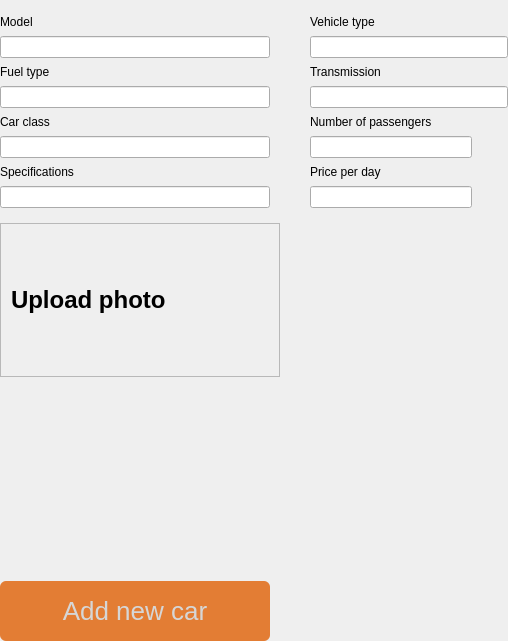
                     <widget class="QWidget" name="scrollAreaWidgetContents_5">
                      <property name="geometry">
                       <rect>
                        <x>0</x>
                        <y>0</y>
                        <width>508</width>
                        <height>641</height>
                       </rect>
                      </property>
                      <layout class="QVBoxLayout" name="verticalLayout_21">
                       <property name="spacing">
                        <number>15</number>
                       </property>
                       <property name="leftMargin">
                        <number>0</number>
                       </property>
                       <property name="topMargin">
                        <number>15</number>
                       </property>
                       <property name="rightMargin">
                        <number>0</number>
                       </property>
                       <property name="bottomMargin">
                        <number>0</number>
                       </property>
                       <item>
                        <layout class="QFormLayout" name="formLayout_2">
                         <property name="horizontalSpacing">
                          <number>40</number>
                         </property>
                         <property name="verticalSpacing">
                          <number>7</number>
                         </property>
                         <property name="bottomMargin">
                          <number>0</number>
                         </property>
                         <item row="0" column="0">
                          <widget class="QLabel" name="Add_car_model_label">
                           <property name="text">
                            <string>Model</string>
                           </property>
                           <property name="alignment">
                            <set>Qt::AlignmentFlag::AlignBottom</set>
                           </property>
                          </widget>
                         </item>
                         <item row="0" column="1">
                          <widget class="QLabel" name="Add_car_vehicleType_label">
                           <property name="text">
                            <string>Vehicle type</string>
                           </property>
                           <property name="alignment">
                            <set>Qt::AlignmentFlag::AlignBottom|Qt::AlignmentFlag::AlignLeading|Qt::AlignmentFlag::AlignLeft</set>
                           </property>
                          </widget>
                         </item>
                         <item row="1" column="0">
                          <widget class="QLineEdit" name="Add_car_model_LineEdit">
                           <property name="minimumSize">
                            <size>
                             <width>270</width>
                             <height>0</height>
                            </size>
                           </property>
                          </widget>
                         </item>
                         <item row="1" column="1">
                          <widget class="QLineEdit" name="Add_car_vehicleType_LineEdit">
                           <property name="styleSheet">
                            <string notr="true">max-width: 280px;</string>
                           </property>
                          </widget>
                         </item>
                         <item row="2" column="0">
                          <widget class="QLabel" name="Add_car_fuelType_label">
                           <property name="text">
                            <string>Fuel type</string>
                           </property>
                           <property name="alignment">
                            <set>Qt::AlignmentFlag::AlignBottom</set>
                           </property>
                          </widget>
                         </item>
                         <item row="2" column="1">
                          <widget class="QLabel" name="Add_car_transmisson_label">
                           <property name="text">
                            <string>Transmission</string>
                           </property>
                          </widget>
                         </item>
                         <item row="3" column="0">
                          <widget class="QLineEdit" name="Add_car_fuelType_LineEdit">
                           <property name="minimumSize">
                            <size>
                             <width>270</width>
                             <height>0</height>
                            </size>
                           </property>
                          </widget>
                         </item>
                         <item row="3" column="1">
                          <widget class="QLineEdit" name="Add_car_transmisson_LineEdit">
                           <property name="styleSheet">
                            <string notr="true">max-width: 280px;</string>
                           </property>
                          </widget>
                         </item>
                         <item row="4" column="0">
                          <widget class="QLabel" name="Add_car_class_label">
                           <property name="text">
                            <string>Car class</string>
                           </property>
                          </widget>
                         </item>
                         <item row="4" column="1">
                          <widget class="QLabel" name="Add_car_numOfPassengers_label">
                           <property name="text">
                            <string>Number of passengers</string>
                           </property>
                          </widget>
                         </item>
                         <item row="5" column="0">
                          <widget class="QLineEdit" name="Add_car_class_LineEdit">
                           <property name="minimumSize">
                            <size>
                             <width>270</width>
                             <height>0</height>
                            </size>
                           </property>
                          </widget>
                         </item>
                         <item row="5" column="1">
                          <widget class="QLineEdit" name="Add_car_numOfPassengers_LineEdit">
                           <property name="maximumSize">
                            <size>
                             <width>172</width>
                             <height>16777215</height>
                            </size>
                           </property>
                           <property name="styleSheet">
                            <string notr="true">max-width: 160px;</string>
                           </property>
                          </widget>
                         </item>
                         <item row="6" column="0">
                          <widget class="QLabel" name="Add_car_specifications_label">
                           <property name="maximumSize">
                            <size>
                             <width>300</width>
                             <height>30</height>
                            </size>
                           </property>
                           <property name="text">
                            <string>Specifications</string>
                           </property>
                          </widget>
                         </item>
                         <item row="7" column="0">
                          <widget class="QLineEdit" name="Add_car_specifications_LineEdit">
                           <property name="minimumSize">
                            <size>
                             <width>270</width>
                             <height>0</height>
                            </size>
                           </property>
                           <property name="maximumSize">
                            <size>
                             <width>362</width>
                             <height>16777215</height>
                            </size>
                           </property>
                           <property name="styleSheet">
                            <string notr="true"/>
                           </property>
                          </widget>
                         </item>
                         <item row="7" column="1">
                          <widget class="QLineEdit" name="Add_car_price_LineEdit">
                           <property name="maximumSize">
                            <size>
                             <width>172</width>
                             <height>16777215</height>
                            </size>
                           </property>
                           <property name="styleSheet">
                            <string notr="true">max-width: 160px;</string>
                           </property>
                          </widget>
                         </item>
                         <item row="6" column="1">
                          <widget class="QLabel" name="Add_car_price_label">
                           <property name="text">
                            <string>Price per day</string>
                           </property>
                          </widget>
                         </item>
                        </layout>
                       </item>
                       <item>
                        <widget class="QFrame" name="widget_uploadPhoto">
                         <property name="minimumSize">
                          <size>
                           <width>0</width>
                           <height>75</height>
                          </size>
                         </property>
                         <property name="maximumSize">
                          <size>
                           <width>280</width>
                           <height>16777215</height>
                          </size>
                         </property>
                         <property name="frameShape">
                          <enum>QFrame::Shape::StyledPanel</enum>
                         </property>
                         <property name="frameShadow">
                          <enum>QFrame::Shadow::Raised</enum>
                         </property>
                         <layout class="QHBoxLayout" name="horizontalLayout_2">
                          <property name="leftMargin">
                           <number>10</number>
                          </property>
                          <property name="topMargin">
                           <number>0</number>
                          </property>
                          <property name="rightMargin">
                           <number>45</number>
                          </property>
                          <property name="bottomMargin">
                           <number>0</number>
                          </property>
                          <item>
                           <widget class="QLabel" name="uploadPhoto_label">
                            <property name="font">
                             <font>
                              <pointsize>18</pointsize>
                              <bold>true</bold>
                             </font>
                            </property>
                            <property name="styleSheet">
                             <string notr="true">font-size: 18pt;</string>
                            </property>
                            <property name="text">
                             <string>Upload photo</string>
                            </property>
                            <property name="alignment">
                             <set>Qt::AlignmentFlag::AlignLeading|Qt::AlignmentFlag::AlignLeft|Qt::AlignmentFlag::AlignVCenter</set>
                            </property>
                           </widget>
                          </item>
                          <item>
                           <widget class="QPushButton" name="plus_upload_Photo_button">
                            <property name="minimumSize">
                             <size>
                              <width>0</width>
                              <height>40</height>
                             </size>
                            </property>
                            <property name="maximumSize">
                             <size>
                              <width>50</width>
                              <height>16777215</height>
                             </size>
                            </property>
                            <property name="styleSheet">
                             <string notr="true">border: none;</string>
                            </property>
                            <property name="text">
                             <string/>
                            </property>
                            <property name="icon">
                             <iconset>
                              <normaloff>../../../Downloads/orange-plus-11974.png</normaloff>../../../Downloads/orange-plus-11974.png</iconset>
                            </property>
                            <property name="iconSize">
                             <size>
                              <width>20</width>
                              <height>20</height>
                             </size>
                            </property>
                           </widget>
                          </item>
                         </layout>
                        </widget>
                       </item>
                       <item>
                        <widget class="QLabel" name="photo_display_label">
                         <property name="minimumSize">
                          <size>
                           <width>0</width>
                           <height>0</height>
                          </size>
                         </property>
                         <property name="text">
                          <string/>
                         </property>
                        </widget>
                       </item>
                       <item>
                        <widget class="QPushButton" name="add_new_car_button">
                         <property name="enabled">
                          <bool>false</bool>
                         </property>
                         <property name="minimumSize">
                          <size>
                           <width>0</width>
                           <height>80</height>
                          </size>
                         </property>
                         <property name="maximumSize">
                          <size>
                           <width>270</width>
                           <height>16777215</height>
                          </size>
                         </property>
                         <property name="font">
                          <font>
                           <pointsize>-1</pointsize>
                          </font>
                         </property>
                         <property name="styleSheet">
                          <string notr="true">QPushButton {
        background-color: #ff7b00;
        color: white;
        border: none;
        font-size: 26px;
        border-radius: 6px;
		margin-top: 20px;
}
QPushButton:hover {
        background-color: #de6b00;
}
QPushButton:pressed {
        background-color: #c45f00;
}
QPushButton:disabled {
        background-color: #e37d34;
        color: #d6d6d6;
}</string>
                         </property>
                         <property name="text">
                          <string>Add new car</string>
                         </property>
                        </widget>
                       </item>
                      </layout>
                     </widget>
